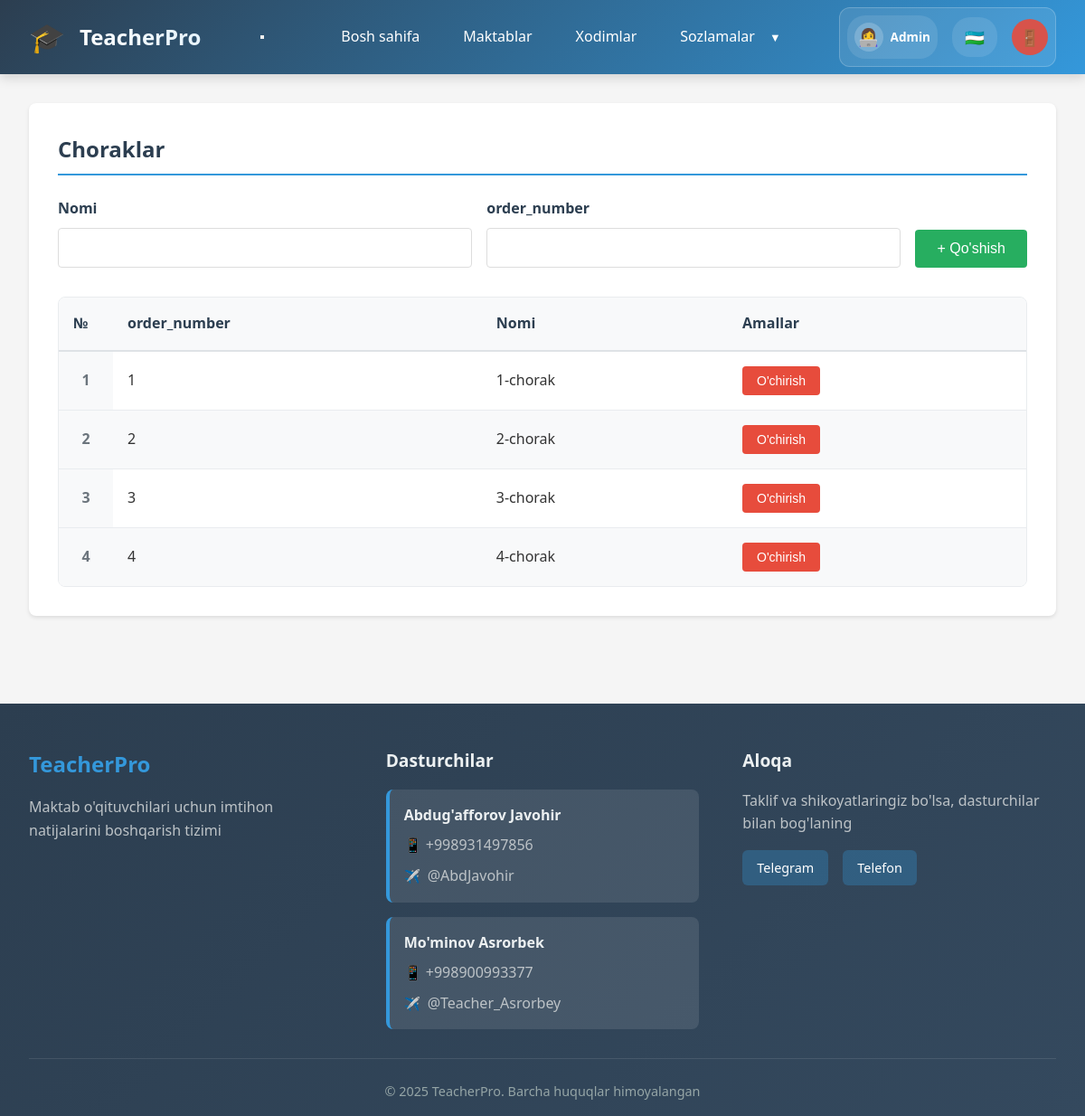
/admin/quarters (signed in), run on the app's committed database.
### models.py (models this page shows)
class Base(DeclarativeBase):
    pass

class Quarter(Base):
    __tablename__ = 'quarters'
    id = Column(Integer, primary_key=True)
    name = Column(String(50), nullable=False, unique=True)
    order_num = Column(Integer, nullable=False)

### routers/admin.py (the view)
@router.get("/quarters", response_class=HTMLResponse)
async def quarters_list(
    request: Request,
    db: AsyncSession = Depends(get_db)
):
    result = await db.execute(select(Quarter).order_by(Quarter.order_num))
    quarters = result.scalars().all()
    context = await get_template_context(request)
    context['quarters'] = quarters
    return templates.TemplateResponse('admin/quarters.html', context)

### templates/admin/quarters.html (shortened to what this page needs)
{% extends "base.html" %}
{% block content %}
<div class="card">
    <h2>{{ _('quarters') }}</h2>
    <form method="POST" action="{{ url_for('add_quarter') }}" style="margin-bottom: 2rem;">
        <div style="display: flex; gap: 1rem; align-items: end;">
            <div class="form-group" style="flex: 1; margin-bottom: 0;">
                <label for="name">{{ _('name') }}</label>
                <input type="text" id="name" name="name" required>
            </div>
            <div class="form-group" style="flex: 1; margin-bottom: 0;">
                <label for="order_num">{{ _('order_number') }}</label>
                <input type="number" id="order_num" name="order_num" min="1" max="4" required>
            </div>
            <button type="submit" class="btn btn-success">+ {{ _('add') }}</button>
        </div>
    </form>
    {% if quarters %}
    <div class="table-container">
        <table>
            <thead>
                <tr>
                    <th width="60">{{ _('number') }}</th>
                    <th>{{ _('order_number') }}</th>
                    <th>{{ _('name') }}</th>
                    <th>{{ _('actions') }}</th>
                </tr>
            </thead>
            <tbody>
                {% for quarter in quarters %}
                <tr>
                    <td class="row-number">{{ loop.index }}</td>
                    <td>{{ quarter.order_num }}</td>
                    <td>{{ quarter.name }}</td>
                    <td>
                        <form method="POST" action="{{ url_for('delete_quarter', id=quarter.id) }}"
                            style="display: inline;" onsubmit="return confirmDelete();">
                            <button type="submit" class="btn btn-danger btn-sm">{{ _('delete') }}</button>
                        </form>
                    </td>
                </tr>
                {% endfor %}
            </tbody>
        </table>
    </div>
    {% else %}
    <div class="no-data">
        <p>{{ _('no_data') }}</p>
    </div>
    {% endif %}
</div>
{% endblock %}

### static/style.css (style rules this page uses)
* { margin: 0; padding: 0; box-sizing: border-box; }
body { font-family: 'Segoe UI', Tahoma, Geneva, Verdana, sans-serif; background: #f5f5f5; color: #333; line-height: 1.6; }
.card { background: white; border-radius: 8px; padding: 2rem; margin-bottom: 2rem; box-shadow: 0 2px 4px rgba(0, 0, 0, 0.1); }
.card h2 { margin-bottom: 1.5rem; color: #2c3e50; border-bottom: 2px solid #3498db; padding-bottom: 0.5rem; }
.btn { padding: 0.75rem 1.5rem; border: none; border-radius: 4px; cursor: pointer; font-size: 1rem; text-decoration: none; display: inline-block; transition: all 0.3s; }
.btn-success { background: #27ae60; color: white; }
.btn-danger { background: #e74c3c; color: white; }
.btn-sm { padding: 0.5rem 1rem; font-size: 0.875rem; }
.form-group { margin-bottom: 1.5rem; }
.form-group label { display: block; margin-bottom: 0.5rem; font-weight: 600; color: #2c3e50; }
.form-group input, .form-group select, .form-group textarea { width: 100%; padding: 0.75rem; border: 1px solid #ddd; border-radius: 4px; font-size: 1rem; }
table { width: 100%; border-collapse: collapse; margin-top: 1rem; }
table th, table td { padding: 0.75rem; text-align: left; border-bottom: 1px solid #ddd; }
table th { background: #ecf0f1; font-weight: 600; color: #2c3e50; }
.btn { padding: 0.75rem 1.5rem; border: none; border-radius: 4px; cursor: pointer; font-size: 1rem; text-decoration: none; display: inline-block; transition: all 0.3s; text-align: center; min-width: 120px; }
.btn-sm { padding: 0.5rem 1rem; font-size: 0.875rem; min-width: 80px; }
table tbody tr:nth-child(even) { background-color: #f8f9fa; }
table tbody tr:nth-child(odd) { background-color: #ffffff; }
.table-container { overflow-x: auto; border-radius: 8px; border: 1px solid #e9ecef; }
.row-number { text-align: center; font-weight: 600; color: #6c757d; background-color: #f8f9fa; }
table { width: 100%; border-collapse: collapse; margin: 0; }
table th { background: #f8f9fa; font-weight: 600; color: #2c3e50; padding: 1rem; text-align: left; border-bottom: 2px solid #dee2e6; }
table td { padding: 1rem; border-bottom: 1px solid #e9ecef; }
table tr:last-child td { border-bottom: none; }

### data on the page
Quarter: order_num "1", name "1-chorak"
Quarter: order_num "2", name "2-chorak"
Quarter: order_num "3", name "3-chorak"
Quarter: order_num "4", name "4-chorak"

### other printed values
{{ session.full_name.split(' ')[0] }} "Admin"
